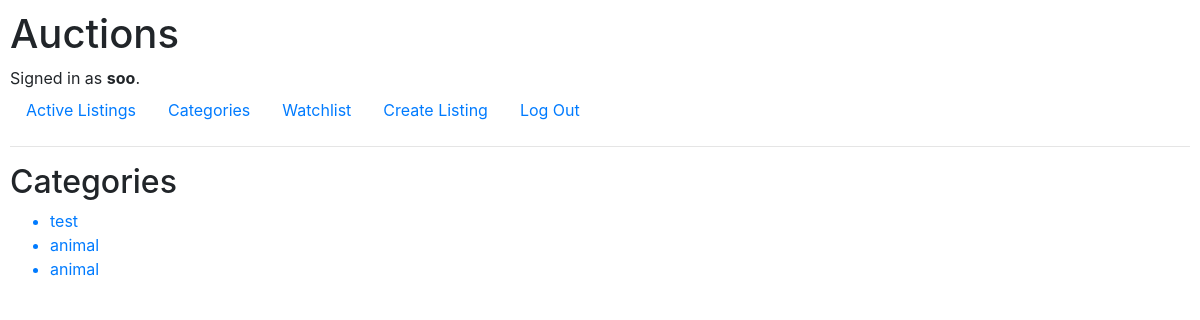
Before: /category/ (signed in) with the older database file.
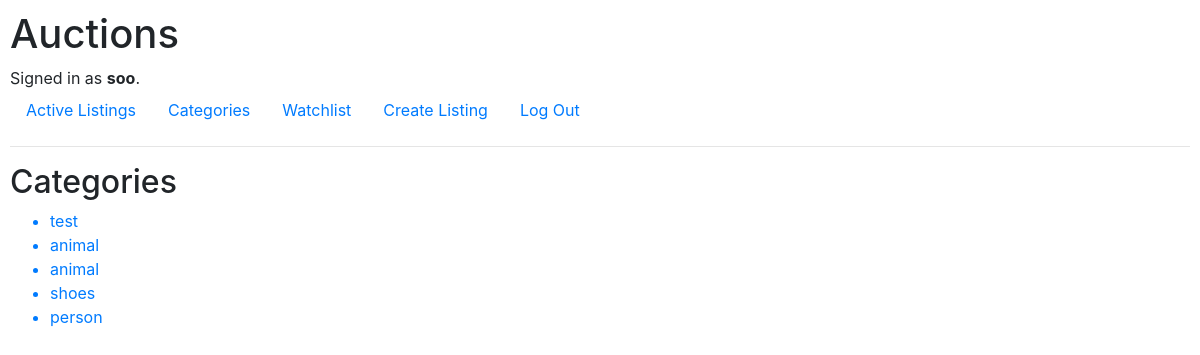
After: the same page with the newer database file.
### auctions/models.py (models this page shows, shortened)
class User(AbstractUser):
    pass

class Category(models.Model):
    category = models.CharField(max_length=64, default=None, unique=True)

### auctions/views.py (the view)
# urls.py: path("category/", views.category, name="category"),
@login_required
def category(request):
    categories = Category.objects.all()
    return render(request, "auctions/category.html", {
        "categories" : categories
    })

### auctions/templates/auctions/category.html
{% extends "auctions/layout.html" %}
{% block body %}
    <h2>Categories</h2>
    <ul>
    {% for category in categories %}
        <a href="{% url 'category_listpage' category.category %}"><li>{{ category.category }}</li></a>
    {% endfor %}
    </ul>
{% endblock %}

### auctions/templates/auctions/layout.html (shortened to what this page needs)
{% load static %}
<!DOCTYPE html>
<html lang="en">
    <head>
        <link rel="stylesheet" href="https://stackpath.bootstrapcdn.com/bootstrap/4.4.1/css/bootstrap.min.css">
        <link href="{% static 'auctions/styles.css' %}" rel="stylesheet">
    </head>
    <body>
        <h1>Auctions</h1>
        <div>
            {% if user.is_authenticated %}
                Signed in as <strong>{{ user.username }}</strong>.
            {% else %}
                Not signed in.
            {% endif %}
        </div>
        <ul class="nav">
            <li class="nav-item">
                <a class="nav-link" href="{% url 'index' %}">Active Listings</a>
            </li>
            {% if user.is_authenticated %}
                <li class="nav-item">
                    <a class="nav-link" href="{% url 'category' %}">Categories</a>
                </li>
                <li class="nav-item">
                    <a class="nav-link" href="{% url 'watchlist' %}">Watchlist</a>
                </li>
                <li class="nav-item">
                    <a class="nav-link" href="{% url 'create' %}">Create Listing</a>
                </li>
                <li class="nav-item">
                    <a class="nav-link" href="{% url 'logout' %}">Log Out</a>
                </li>
            {% endif %}
        </ul>
        <hr>
        {% block body %}
        {% endblock %}
    </body>
</html>

### auctions/static/auctions/styles.css (style rules this page uses)
body { padding: 10px; }

Changed rows visible on the page:
added Category: category "shoes"
added Category: category "person"
